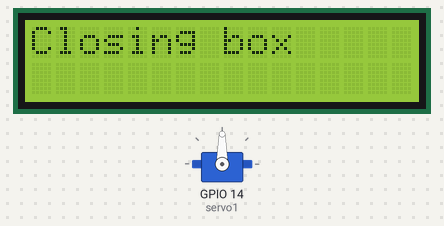
Simulated run of this sketch. Board: ESP8266 (NodeMCU). Shown: servo, 16×2 character LCD. WiFi joins after 1.5 s; servers stay silent unless stated; uploads are accepted with an empty reply; what the sketch prints to the serial monitor is not drawn.

Above: at 55.6 s.
Timing chart, 0 to 130.0 s (numbered marks = the images above):
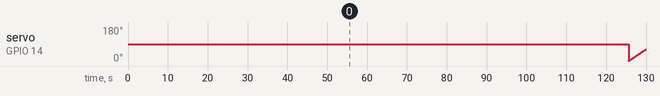

The sketch:

project.ino
```cpp
#include <ESP8266WiFi.h>
#include <Servo.h>
#include <LiquidCrystal.h>

//Call to ESpressif SDK
extern "C" {
  #include <user_interface.h>
}

//Set ssid and password
const char* ssid     = "Rony De Router";
const char* password = "kpBYur5fXXBs";

int timeDelays[4] = {1000, 2000, 3000}; //Real times should be 14400000, 21600000, 50400000 (in this order) equates to 4hours 6hours 14hours

//Set unique mac adress
uint8_t mac[6] {0x5C, 0xCF, 0x7F, 0x78, 0x47, 0x37};

//Set host name
const char* host = "medbox.baileylievens.be";

//Used to read the info from online
String line = "";
int text1;
String text2 = "";

//Boolean to check if the relevant info has been reached yet
boolean reachedInfo = false;

//Delay between internet checks
int timeDelay = 0;

//Counter to hold where in the week we are
//For example 0 = monday morning, 1 = monday midday, 2 = monday evening, 3 = tuesday morning, 4 = tuesday midday, 5 = tuesday evening
int timeCounter = 0;

//Counter to hold the amount of lines read
//Starts at -1 because the website output starts with something useless
int lineCounter = -1;
Servo servo1;
int currentAngle = 180; // begin van 180 graden

//const int rs = 0, e = 16, d4 = 2, d5 = 12, d6 = 13, d7 = 15;
LiquidCrystal lcd(12, 13, 15, 16, 0, 2);

void setup() {
  Serial.begin(115200);
  Serial.println();
  servo1.attach(14); //aangesloten op pin 12
  // set up the LCD's number of columns and rows:
  lcd.begin(16, 2);

  //Set mac adress of the esp
  wifi_set_macaddr(0, const_cast<uint8*>(mac));

  WiFi.mode(WIFI_STA);
  WiFi.begin(ssid, password);

  Serial.print("Bezig met connecteren...");
  while (WiFi.status() != WL_CONNECTED){
    delay(500);
    Serial.print(".");
  }
  Serial.println();

  Serial.print("Geconnecteerd!\nMijn IP adres: ");
  Serial.println(WiFi.localIP());
  Serial.printf("Mijn MAC adres is: %s\n", WiFi.macAddress().c_str());
  Serial.print("De gateway is: ");
  Serial.println(WiFi.gatewayIP());
  Serial.print("De DNS is: ");
  Serial.println(WiFi.dnsIP());
  Serial.println();
  Serial.println();
  }


void loop() {

  Serial.print("connecting to ");
  Serial.println(host);

  //Tries to connect to the host
  WiFiClient client;
  client.setTimeout(1000);
  const int httpPort = 80; //Set listening port
  if (!client.connect(host, httpPort)) {
    Serial.println("connection failed");
    return;
  }

  //Set the path we want to retrieve from the host
  String url = "/txt_schedule.txt";
  Serial.print("Requesting URL: ");
  Serial.println(url);


  //Send a GET request to the host
  client.print(String("GET ") + url + " HTTP/1.1\r\n" +
               "Host: " + host + "\r\n" +
               "Connection: close\r\n\r\n");
  delay(500);

  //Read everything and store the schedule
  while(client.available()){
    line = client.readStringUntil('\n');
    text1 = line.indexOf(":");
    text2 = line.substring(text1);

    //When the start of the schedule has been reached, start concatonating it and storing the data
    if(line == "Schedule=" || reachedInfo){
      reachedInfo = true;

      if(lineCounter == timeCounter){
        setLcdText(line);//Change Lcd screen text
        openNextPillContainer();//Open next pill container
        break; //Stop the while when we have what we need
      }
      lineCounter++;
      delay(250);
    }
  }

  //Close the connection we previously created
  Serial.println("closing connection");
  client.stop();

  //Delay to next connection || monday to midday//midday to evening//evening to morning
  int currentDelay = getDelay(timeCounter);

  reachedInfo = false; //Reset the boolean
  timeCounter++; //Increase the timeCounter
  lineCounter = -1; //Reset the lineCounter

  //Reset the timeCounter so that after sunday evening it goes back to monday morning
  if(timeCounter == 21){
    timeCounter = 0;
    closePillBox();//Close the pillbox again when the week is over
  }

  delay(currentDelay);
  Serial.println();
}

//Returns a delay relevant to the input
int getDelay(int currentTimeCounter){
  int delayToReturn = 0;
  int counter = 0;

  for(int i = 0; i < currentTimeCounter; i++){
    delayToReturn = counter;
    counter++;
    if(counter > 2){
      counter = 0;
    }
  }
  return timeDelays[delayToReturn];
}

//Open the next pill container
void openNextPillContainer(){
  for(int i=currentAngle; i>currentAngle-8.5; i--){
          servo1.write(i); // draai 8.5 graden verder
          delay(70); // om rustiger te draaien
        }
  currentAngle = currentAngle -8.5;
  Serial.println("Next pill container opened");
}

//Close the pill box
void closePillBox(){
  setLcdText("Closing box");
  for(int i=currentAngle; i<180 ; i++){
          servo1.write(i); // draai naar 180 graden
          delay(70);
        }
  currentAngle = 0;
  Serial.println("Pill box closed");
}

//Set the lcd screen text
void setLcdText(String text){
  // Print the time to the LCD.
  lcd.setCursor(0,0);
  lcd.print(text);
  // printing pill name
  lcd.setCursor(0,1);
  lcd.print(text2);
  delay(7000);
  lcd.clear();
  Serial.println("Text changed to: " + text);
}
```
